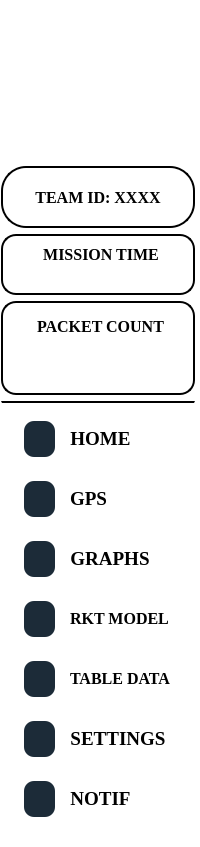
        <widget class="QFrame" name="side_panel_1">
         <property name="maximumSize">
          <size>
           <width>16777215</width>
           <height>16777215</height>
          </size>
         </property>
         <property name="styleSheet">
          <string notr="true">background: transparent;</string>
         </property>
         <property name="frameShape">
          <enum>QFrame::StyledPanel</enum>
         </property>
         <property name="frameShadow">
          <enum>QFrame::Raised</enum>
         </property>
         <layout class="QVBoxLayout" name="verticalLayout_4" stretch="2,0,0,0,0">
          <property name="spacing">
           <number>6</number>
          </property>
          <property name="leftMargin">
           <number>0</number>
          </property>
          <property name="topMargin">
           <number>0</number>
          </property>
          <property name="rightMargin">
           <number>4</number>
          </property>
          <property name="bottomMargin">
           <number>0</number>
          </property>
          <item>
           <widget class="QFrame" name="team_logo_2">
            <property name="minimumSize">
             <size>
              <width>147</width>
              <height>159</height>
             </size>
            </property>
            <property name="maximumSize">
             <size>
              <width>16777215</width>
              <height>175</height>
             </size>
            </property>
            <property name="styleSheet">
             <string notr="true">QFrame#team_logo_2{
	background:transparent;
	background-image: url(:/team_logo/team_sammard_logo_resize2.png);
	border-top-right-radius: 25px;
	background-repeat: no-repeat;
	background-position: center;
}</string>
            </property>
            <property name="frameShape">
             <enum>QFrame::StyledPanel</enum>
            </property>
            <property name="frameShadow">
             <enum>QFrame::Raised</enum>
            </property>
           </widget>
          </item>
          <item>
           <widget class="QFrame" name="teamID_frame">
            <property name="minimumSize">
             <size>
              <width>170</width>
              <height>62</height>
             </size>
            </property>
            <property name="maximumSize">
             <size>
              <width>16777215</width>
              <height>62</height>
             </size>
            </property>
            <property name="styleSheet">
             <string notr="true">background: white;
border-radius: 25px;
border: 2px solid black;</string>
            </property>
            <property name="frameShape">
             <enum>QFrame::StyledPanel</enum>
            </property>
            <property name="frameShadow">
             <enum>QFrame::Raised</enum>
            </property>
            <layout class="QVBoxLayout" name="verticalLayout_2">
             <property name="leftMargin">
              <number>0</number>
             </property>
             <property name="topMargin">
              <number>0</number>
             </property>
             <property name="rightMargin">
              <number>0</number>
             </property>
             <property name="bottomMargin">
              <number>0</number>
             </property>
             <item alignment="Qt::AlignHCenter|Qt::AlignVCenter">
              <widget class="QLabel" name="teamID">
               <property name="sizePolicy">
                <sizepolicy hsizetype="Preferred" vsizetype="Preferred">
                 <horstretch>0</horstretch>
                 <verstretch>0</verstretch>
                </sizepolicy>
               </property>
               <property name="minimumSize">
                <size>
                 <width>138</width>
                 <height>50</height>
                </size>
               </property>
               <property name="maximumSize">
                <size>
                 <width>16777215</width>
                 <height>50</height>
                </size>
               </property>
               <property name="font">
                <font>
                 <family>Times New Roman</family>
                 <pointsize>12</pointsize>
                 <weight>75</weight>
                 <bold>true</bold>
                </font>
               </property>
               <property name="styleSheet">
                <string notr="true">background: transparent;
border-radius: 25px;
border: 0px solid black;</string>
               </property>
               <property name="text">
                <string>TEAM ID: XXXX</string>
               </property>
               <property name="alignment">
                <set>Qt::AlignCenter</set>
               </property>
              </widget>
             </item>
            </layout>
           </widget>
          </item>
          <item>
           <widget class="QFrame" name="mission_time_frame">
            <property name="maximumSize">
             <size>
              <width>16777215</width>
              <height>110</height>
             </size>
            </property>
            <property name="styleSheet">
             <string notr="true">background: white;
border-radius: 15px;
border: 2px solid black;</string>
            </property>
            <property name="frameShape">
             <enum>QFrame::StyledPanel</enum>
            </property>
            <property name="frameShadow">
             <enum>QFrame::Raised</enum>
            </property>
            <layout class="QGridLayout" name="gridLayout_2" rowstretch="1,2" columnstretch="1,2">
             <property name="leftMargin">
              <number>6</number>
             </property>
             <property name="topMargin">
              <number>9</number>
             </property>
             <property name="rightMargin">
              <number>0</number>
             </property>
             <property name="bottomMargin">
              <number>9</number>
             </property>
             <item row="1" column="0" alignment="Qt::AlignTop">
              <widget class="QLabel" name="mission_time_icon">
               <property name="styleSheet">
                <string notr="true">background: transparent;
border-radius: 15px;
border: 0px solid black;</string>
               </property>
               <property name="text">
                <string/>
               </property>
               <property name="pixmap">
                <pixmap>../Downloads/Image_resources/side_panel/Time.png</pixmap>
               </property>
               <property name="alignment">
                <set>Qt::AlignCenter</set>
               </property>
              </widget>
             </item>
             <item row="1" column="1">
              <widget class="QFrame" name="mission_time">
               <property name="styleSheet">
                <string notr="true">background: transparent;
border-radius: 15px;
border: 0px solid black;</string>
               </property>
               <property name="frameShape">
                <enum>QFrame::StyledPanel</enum>
               </property>
               <property name="frameShadow">
                <enum>QFrame::Raised</enum>
               </property>
              </widget>
             </item>
             <item row="0" column="0" colspan="2" alignment="Qt::AlignBottom">
              <widget class="QLabel" name="mission_time_label">
               <property name="font">
                <font>
                 <family>Times New Roman</family>
                 <pointsize>12</pointsize>
                 <weight>75</weight>
                 <bold>true</bold>
                </font>
               </property>
               <property name="styleSheet">
                <string notr="true">background: transparent;
border-radius: 15px;
border: 0px solid black;</string>
               </property>
               <property name="text">
                <string>MISSION TIME</string>
               </property>
               <property name="alignment">
                <set>Qt::AlignCenter</set>
               </property>
              </widget>
             </item>
            </layout>
           </widget>
          </item>
          <item>
           <widget class="QFrame" name="packet_count_frame">
            <property name="minimumSize">
             <size>
              <width>0</width>
              <height>94</height>
             </size>
            </property>
            <property name="maximumSize">
             <size>
              <width>16777215</width>
              <height>110</height>
             </size>
            </property>
            <property name="styleSheet">
             <string notr="true">background: white;
border-radius: 15px;
border: 2px solid black;</string>
            </property>
            <property name="frameShape">
             <enum>QFrame::StyledPanel</enum>
            </property>
            <property name="frameShadow">
             <enum>QFrame::Raised</enum>
            </property>
            <layout class="QGridLayout" name="gridLayout_3" rowstretch="1,2" columnstretch="1,2">
             <property name="leftMargin">
              <number>6</number>
             </property>
             <property name="topMargin">
              <number>9</number>
             </property>
             <property name="rightMargin">
              <number>0</number>
             </property>
             <property name="bottomMargin">
              <number>9</number>
             </property>
             <property name="horizontalSpacing">
              <number>6</number>
             </property>
             <property name="verticalSpacing">
              <number>0</number>
             </property>
             <item row="1" column="1">
              <widget class="QFrame" name="packet_count">
               <property name="styleSheet">
                <string notr="true">background: transparent;
border-radius: 15px;
border: 0px solid black;</string>
               </property>
               <property name="frameShape">
                <enum>QFrame::StyledPanel</enum>
               </property>
               <property name="frameShadow">
                <enum>QFrame::Raised</enum>
               </property>
              </widget>
             </item>
             <item row="1" column="0" alignment="Qt::AlignTop">
              <widget class="QLabel" name="packet_count_icon">
               <property name="styleSheet">
                <string notr="true">background: transparent;
border-radius: 15px;
border: 0px solid black;</string>
               </property>
               <property name="text">
                <string/>
               </property>
               <property name="pixmap">
                <pixmap>../Downloads/Image_resources/side_panel/Abacus.png</pixmap>
               </property>
               <property name="alignment">
                <set>Qt::AlignCenter</set>
               </property>
              </widget>
             </item>
             <item row="0" column="0" colspan="2" alignment="Qt::AlignHCenter|Qt::AlignBottom">
              <widget class="QLabel" name="packet_count_label">
               <property name="font">
                <font>
                 <family>Times New Roman</family>
                 <pointsize>12</pointsize>
                 <weight>75</weight>
                 <bold>true</bold>
                </font>
               </property>
               <property name="styleSheet">
                <string notr="true">background: transparent;
border-radius: 15px;
border: 0px solid black;</string>
               </property>
               <property name="text">
                <string>PACKET COUNT</string>
               </property>
              </widget>
             </item>
            </layout>
           </widget>
          </item>
          <item>
           <widget class="QFrame" name="side_panel_2">
            <property name="maximumSize">
             <size>
              <width>16777215</width>
              <height>16777215</height>
             </size>
            </property>
            <property name="styleSheet">
             <string notr="true">background: transparent;
border-top: 2px solid black;</string>
            </property>
            <property name="frameShape">
             <enum>QFrame::StyledPanel</enum>
            </property>
            <property name="frameShadow">
             <enum>QFrame::Raised</enum>
            </property>
            <layout class="QVBoxLayout" name="verticalLayout_6">
             <property name="leftMargin">
              <number>0</number>
             </property>
             <property name="rightMargin">
              <number>0</number>
             </property>
             <property name="bottomMargin">
              <number>19</number>
             </property>
             <item>
              <widget class="QFrame" name="home_button_frame">
               <property name="styleSheet">
                <string notr="true">QFrame {
    background-color: transparent;
    border: none;
}

QFrame:hover {
    background: white;
	border-top: 2px solid black;
    border-top-left-radius: 25px;
    border-bottom-left-radius: 25px;
    border-left: 2px solid black;
    border-bottom: 2px solid black;
}

/* doesnt work:- */
QFrame:pressed {
    background-color: transparent;
    border: none;
}</string>
               </property>
               <property name="frameShape">
                <enum>QFrame::StyledPanel</enum>
               </property>
               <property name="frameShadow">
                <enum>QFrame::Raised</enum>
               </property>
               <layout class="QHBoxLayout" name="horizontalLayout_5" stretch="0,1">
                <property name="spacing">
                 <number>15</number>
                </property>
                <property name="leftMargin">
                 <number>22</number>
                </property>
                <property name="topMargin">
                 <number>9</number>
                </property>
                <property name="rightMargin">
                 <number>0</number>
                </property>
                <property name="bottomMargin">
                 <number>9</number>
                </property>
                <item alignment="Qt::AlignHCenter">
                 <widget class="QLabel" name="home_icon">
                  <property name="minimumSize">
                   <size>
                    <width>31</width>
                    <height>36</height>
                   </size>
                  </property>
                  <property name="styleSheet">
                   <string notr="true">background:#1c2b38;
border: 0px solid;
border-radius:10px;
</string>
                  </property>
                  <property name="text">
                   <string/>
                  </property>
                  <property name="pixmap">
                   <pixmap>../Downloads/Image_resources/side_panel/Home.png</pixmap>
                  </property>
                  <property name="alignment">
                   <set>Qt::AlignCenter</set>
                  </property>
                 </widget>
                </item>
                <item alignment="Qt::AlignLeft">
                 <widget class="QPushButton" name="home_button">
                  <property name="sizePolicy">
                   <sizepolicy hsizetype="Minimum" vsizetype="Fixed">
                    <horstretch>0</horstretch>
                    <verstretch>0</verstretch>
                   </sizepolicy>
                  </property>
                  <property name="minimumSize">
                   <size>
                    <width>0</width>
                    <height>0</height>
                   </size>
                  </property>
                  <property name="font">
                   <font>
                    <family>Times New Roman</family>
                    <pointsize>14</pointsize>
                    <weight>75</weight>
                    <bold>true</bold>
                   </font>
                  </property>
                  <property name="styleSheet">
                   <string notr="true">background:transparent;
border: 0px solid;
</string>
                  </property>
                  <property name="text">
                   <string>HOME</string>
                  </property>
                  <property name="default">
                   <bool>false</bool>
                  </property>
                  <property name="flat">
                   <bool>false</bool>
                  </property>
                 </widget>
                </item>
               </layout>
              </widget>
             </item>
             <item>
              <widget class="QFrame" name="GPS_button_frame">
               <property name="styleSheet">
                <string notr="true">QFrame {
    background-color: transparent;
    border: none;
}

QFrame:hover {
    background: white;
	border-top: 2px solid black;
    border-top-left-radius: 25px;
    border-bottom-left-radius: 25px;
    border-left: 2px solid black;
    border-bottom: 2px solid black;
}

QFrame:pressed {
    background: white;
    border-top-left-radius: 25px;
    border-bottom-left-radius: 25px;
    border-left: 2px solid black;
    border-bottom: 2px solid black;
}</string>
               </property>
               <property name="frameShape">
                <enum>QFrame::StyledPanel</enum>
               </property>
               <property name="frameShadow">
                <enum>QFrame::Raised</enum>
               </property>
               <layout class="QHBoxLayout" name="horizontalLayout_6" stretch="0,1">
                <property name="spacing">
                 <number>15</number>
                </property>
                <property name="leftMargin">
                 <number>22</number>
                </property>
                <property name="rightMargin">
                 <number>0</number>
                </property>
                <item alignment="Qt::AlignHCenter">
                 <widget class="QLabel" name="gps_icon">
                  <property name="minimumSize">
                   <size>
                    <width>31</width>
                    <height>36</height>
                   </size>
                  </property>
                  <property name="maximumSize">
                   <size>
                    <width>16777215</width>
                    <height>16777215</height>
                   </size>
                  </property>
                  <property name="styleSheet">
                   <string notr="true">background:#1c2b38;
border: 0px solid;
border-radius:10px;
</string>
                  </property>
                  <property name="text">
                   <string/>
                  </property>
                  <property name="pixmap">
                   <pixmap>../Downloads/Image_resources/side_panel/Waypoint Map.png</pixmap>
                  </property>
                  <property name="alignment">
                   <set>Qt::AlignCenter</set>
                  </property>
                 </widget>
                </item>
                <item alignment="Qt::AlignLeft">
                 <widget class="QPushButton" name="GPS_button">
                  <property name="font">
                   <font>
                    <family>Times New Roman</family>
                    <pointsize>14</pointsize>
                    <weight>75</weight>
                    <bold>true</bold>
                   </font>
                  </property>
                  <property name="styleSheet">
                   <string notr="true">background: transparent;
border: 0px solid;</string>
                  </property>
                  <property name="text">
                   <string>GPS</string>
                  </property>
                 </widget>
                </item>
               </layout>
              </widget>
             </item>
             <item>
              <widget class="QFrame" name="graphs_button_frame">
               <property name="styleSheet">
                <string notr="true">QFrame {
    background-color: transparent;
    border: none;
}

QFrame:hover {
    background: white;
	border-top: 2px solid black;
    border-top-left-radius: 25px;
    border-bottom-left-radius: 25px;
    border-left: 2px solid black;
    border-bottom: 2px solid black;
}

QFrame:pressed {
    background: white;
    border-top-left-radius: 25px;
    border-bottom-left-radius: 25px;
    border-left: 2px solid black;
    border-bottom: 2px solid black;
}</string>
               </property>
               <property name="frameShape">
                <enum>QFrame::StyledPanel</enum>
               </property>
               <property name="frameShadow">
                <enum>QFrame::Raised</enum>
               </property>
               <layout class="QHBoxLayout" name="horizontalLayout_4" stretch="0,1">
                <property name="spacing">
                 <number>15</number>
                </property>
                <property name="leftMargin">
                 <number>22</number>
                </property>
                <property name="rightMargin">
                 <number>0</number>
                </property>
                <item>
                 <widget class="QLabel" name="graphs_icon">
                  <property name="minimumSize">
                   <size>
                    <width>31</width>
                    <height>36</height>
                   </size>
                  </property>
                  <property name="styleSheet">
                   <string notr="true">background:#1c2b38;
border: 0px solid;
border-radius:10px;
</string>
                  </property>
                  <property name="text">
                   <string/>
                  </property>
                  <property name="pixmap">
                   <pixmap>../Downloads/Image_resources/side_panel/Graph.png</pixmap>
                  </property>
                  <property name="alignment">
                   <set>Qt::AlignCenter</set>
                  </property>
                 </widget>
                </item>
                <item alignment="Qt::AlignLeft">
                 <widget class="QPushButton" name="graphs_button">
                  <property name="font">
                   <font>
                    <family>Times New Roman</family>
                    <pointsize>14</pointsize>
                    <weight>75</weight>
                    <bold>true</bold>
                   </font>
                  </property>
                  <property name="styleSheet">
                   <string notr="true">background: transparent;
border: 0px solid;</string>
                  </property>
                  <property name="text">
                   <string>GRAPHS</string>
                  </property>
                 </widget>
                </item>
               </layout>
              </widget>
             </item>
             <item>
              <widget class="QFrame" name="RKTmodel_button_frame">
               <property name="styleSheet">
                <string notr="true">QFrame {
    background-color: transparent;
    border: none;
}

QFrame:hover {
    background: white;
	border-top: 2px solid black;
    border-top-left-radius: 25px;
    border-bottom-left-radius: 25px;
    border-left: 2px solid black;
    border-bottom: 2px solid black;
}

QFrame:pressed {
    background: white;
    border-top-left-radius: 25px;
    border-bottom-left-radius: 25px;
    border-left: 2px solid black;
    border-bottom: 2px solid black;
}</string>
               </property>
               <property name="frameShape">
                <enum>QFrame::StyledPanel</enum>
               </property>
               <property name="frameShadow">
                <enum>QFrame::Raised</enum>
               </property>
               <layout class="QHBoxLayout" name="horizontalLayout_7" stretch="0,1">
                <property name="spacing">
                 <number>15</number>
                </property>
                <property name="leftMargin">
                 <number>22</number>
                </property>
                <property name="rightMargin">
                 <number>6</number>
                </property>
                <item>
                 <widget class="QLabel" name="rkt_model_icon">
                  <property name="minimumSize">
                   <size>
                    <width>31</width>
                    <height>36</height>
                   </size>
                  </property>
                  <property name="styleSheet">
                   <string notr="true">background:#1c2b38;
border: 0px solid;
border-radius:10px;
</string>
                  </property>
                  <property name="text">
                   <string/>
                  </property>
                  <property name="pixmap">
                   <pixmap>../Downloads/Image_resources/side_panel/Vector.png</pixmap>
                  </property>
                  <property name="alignment">
                   <set>Qt::AlignCenter</set>
                  </property>
                 </widget>
                </item>
                <item alignment="Qt::AlignLeft">
                 <widget class="QPushButton" name="rkt_model_button">
                  <property name="font">
                   <font>
                    <family>Times New Roman</family>
                    <pointsize>12</pointsize>
                    <weight>75</weight>
                    <bold>true</bold>
                   </font>
                  </property>
                  <property name="styleSheet">
                   <string notr="true">background: transparent;
border: 0px solid;
</string>
                  </property>
                  <property name="text">
                   <string>RKT MODEL</string>
                  </property>
                 </widget>
                </item>
               </layout>
              </widget>
             </item>
             <item>
              <widget class="QFrame" name="tabledata_button_frame">
               <property name="styleSheet">
                <string notr="true">QFrame {
    background-color: transparent;
    border: none;
}

QFrame:hover {
    background: white;
	border-top: 2px solid black;
    border-top-left-radius: 25px;
    border-bottom-left-radius: 25px;
    border-left: 2px solid black;
    border-bottom: 2px solid black;
}

QFrame:pressed {
    background: white;
    border-top-left-radius: 25px;
    border-bottom-left-radius: 25px;
    border-left: 2px solid black;
    border-bottom: 2px solid black;
}</string>
               </property>
               <property name="frameShape">
                <enum>QFrame::StyledPanel</enum>
               </property>
               <property name="frameShadow">
                <enum>QFrame::Raised</enum>
               </property>
               <layout class="QHBoxLayout" name="horizontalLayout_8" stretch="0,1">
                <property name="spacing">
                 <number>15</number>
                </property>
                <property name="leftMargin">
                 <number>22</number>
                </property>
                <property name="rightMargin">
                 <number>9</number>
                </property>
                <item>
                 <widget class="QLabel" name="tabledata_icon">
                  <property name="minimumSize">
                   <size>
                    <width>31</width>
                    <height>36</height>
                   </size>
                  </property>
                  <property name="styleSheet">
                   <string notr="true">background:#1c2b38;
border: 0px solid;
border-radius:10px;
</string>
                  </property>
                  <property name="text">
                   <string/>
                  </property>
                  <property name="pixmap">
                   <pixmap>../Downloads/Image_resources/side_panel/Icon.png</pixmap>
                  </property>
                  <property name="alignment">
                   <set>Qt::AlignCenter</set>
                  </property>
                 </widget>
                </item>
                <item alignment="Qt::AlignLeft">
                 <widget class="QPushButton" name="tabledata_button">
                  <property name="minimumSize">
                   <size>
                    <width>0</width>
                    <height>0</height>
                   </size>
                  </property>
                  <property name="font">
                   <font>
                    <family>Times New Roman</family>
                    <pointsize>12</pointsize>
                    <weight>75</weight>
                    <bold>true</bold>
                   </font>
                  </property>
                  <property name="styleSheet">
                   <string notr="true">background: transparent;
border: 0px solid;</string>
                  </property>
                  <property name="text">
                   <string>TABLE DATA</string>
                  </property>
                 </widget>
                </item>
               </layout>
              </widget>
             </item>
             <item>
              <widget class="QFrame" name="settings_button_frame">
               <property name="styleSheet">
                <string notr="true">QFrame {
    background-color: transparent;
    border: none;
}

QFrame:hover {
    background: white;
	border-top: 2px solid black;
    border-top-left-radius: 25px;
    border-bottom-left-radius: 25px;
    border-left: 2px solid black;
    border-bottom: 2px solid black;
}

QFrame:pressed {
    background: white;
    border-top-left-radius: 25px;
    border-bottom-left-radius: 25px;
    border-left: 2px solid black;
    border-bottom: 2px solid black;
}</string>
               </property>
               <property name="frameShape">
                <enum>QFrame::StyledPanel</enum>
               </property>
               <property name="frameShadow">
                <enum>QFrame::Raised</enum>
               </property>
               <layout class="QHBoxLayout" name="horizontalLayout_9" stretch="0,1">
                <property name="spacing">
                 <number>15</number>
                </property>
                <property name="leftMargin">
                 <number>22</number>
                </property>
                <item>
                 <widget class="QLabel" name="settings_icon">
                  <property name="minimumSize">
                   <size>
                    <width>31</width>
                    <height>36</height>
                   </size>
                  </property>
                  <property name="styleSheet">
                   <string notr="true">background:#1c2b38;
border: 0px solid;
border-radius:10px;
</string>
                  </property>
                  <property name="text">
                   <string/>
                  </property>
                  <property name="pixmap">
                   <pixmap>../Downloads/Image_resources/side_panel/settings.png</pixmap>
                  </property>
                  <property name="alignment">
                   <set>Qt::AlignCenter</set>
                  </property>
                 </widget>
                </item>
                <item alignment="Qt::AlignLeft">
                 <widget class="QPushButton" name="settings_button">
                  <property name="font">
                   <font>
                    <family>Times New Roman</family>
                    <pointsize>14</pointsize>
                    <weight>75</weight>
                    <bold>true</bold>
                   </font>
                  </property>
                  <property name="styleSheet">
                   <string notr="true">background: transparent;
border: 0px solid;</string>
                  </property>
                  <property name="text">
                   <string>SETTINGS</string>
                  </property>
                 </widget>
                </item>
               </layout>
              </widget>
             </item>
             <item>
              <widget class="QFrame" name="notif_button_frame">
               <property name="styleSheet">
                <string notr="true">QFrame {
    background-color: transparent;
    border: none;
}

QFrame:hover {
    background: white;
	border-top: 2px solid black;
    border-top-left-radius: 25px;
    border-bottom-left-radius: 25px;
    border-left: 2px solid black;
    border-bottom: 2px solid black;
}

QFrame:pressed {
    background: white;
    border-top-left-radius: 25px;
    border-bottom-left-radius: 25px;
    border-left: 2px solid black;
    border-bottom: 2px solid black;
}</string>
               </property>
               <property name="frameShape">
                <enum>QFrame::StyledPanel</enum>
               </property>
               <property name="frameShadow">
                <enum>QFrame::Raised</enum>
               </property>
               <layout class="QHBoxLayout" name="horizontalLayout_10" stretch="0,1">
                <property name="spacing">
                 <number>15</number>
                </property>
                <property name="leftMargin">
                 <number>22</number>
                </property>
                <property name="rightMargin">
                 <number>0</number>
                </property>
                <item>
                 <widget class="QLabel" name="notif_icon">
                  <property name="minimumSize">
                   <size>
                    <width>31</width>
                    <height>36</height>
                   </size>
                  </property>
                  <property name="styleSheet">
                   <string notr="true">background:#1c2b38;
border: 0px solid;
border-radius:10px;
</string>
                  </property>
                  <property name="text">
                   <string/>
                  </property>
                  <property name="pixmap">
                   <pixmap>../Downloads/Image_resources/side_panel/notification.png</pixmap>
                  </property>
                  <property name="alignment">
                   <set>Qt::AlignCenter</set>
                  </property>
                 </widget>
                </item>
                <item alignment="Qt::AlignLeft">
                 <widget class="QPushButton" name="notif_button">
                  <property name="font">
                   <font>
                    <family>Times New Roman</family>
                    <pointsize>14</pointsize>
                    <weight>75</weight>
                    <bold>true</bold>
                   </font>
                  </property>
                  <property name="styleSheet">
                   <string notr="true">background: transparent;
border: 0px solid;</string>
                  </property>
                  <property name="text">
                   <string>NOTIF</string>
                  </property>
                 </widget>
                </item>
               </layout>
              </widget>
             </item>
            </layout>
           </widget>
          </item>
         </layout>
        </widget>
